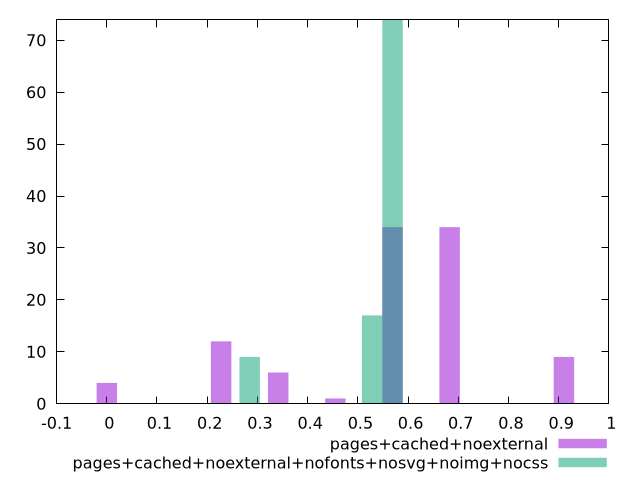

Write gnuplot code to recreate this figure.
$_pagesCachedNoexternal <<EOF
0 4
0.5690269162953917 34
0.68283229955447 34
0.341416149777235 6
0.9104430660726267 9
0.22761076651815668 12
0.45522153303631335 1
EOF
$_pagesCachedNoexternalNofontsNosvgNoimgNocss <<EOF
0.5283958893342726 17
0.5690417269753705 74
0.28452086348768524 9
EOF
set key outside below
set terminal pngcairo
set output "report_00004_2020-11-02T20-21-41.718Z/cumulative-layout-shift/cumulative-layout-shift_pages+cached+noexternal_pages+cached+noexternal+nofonts+nosvg+noimg+nocss+hist.png"
set boxwidth 0.040645837641097894
set style fill transparent solid 0.5 noborder
set yrange [0:74]
plot $_pagesCachedNoexternal title "pages+cached+noexternal" with boxes ,$_pagesCachedNoexternalNofontsNosvgNoimgNocss title "pages+cached+noexternal+nofonts+nosvg+noimg+nocss" with boxes ,
